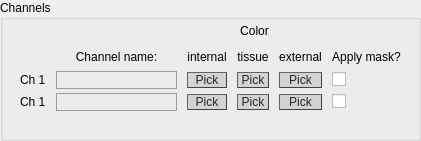
  <widget class="QGroupBox" name="set_channels2">
   <property name="geometry">
    <rect>
     <x>720</x>
     <y>310</y>
     <width>421</width>
     <height>141</height>
    </rect>
   </property>
   <property name="styleSheet">
    <string notr="true">QGroupBox#set_channels{font: 25 italic 10pt &quot;Calibri Light&quot;;}

</string>
   </property>
   <property name="title">
    <string>Channels</string>
   </property>
   <widget class="QWidget" name="gridLayoutWidget_2">
    <property name="geometry">
     <rect>
      <x>10</x>
      <y>20</y>
      <width>401</width>
      <height>91</height>
     </rect>
    </property>
    <layout class="QGridLayout" name="gridLayout_2">
     <property name="sizeConstraint">
      <enum>QLayout::SetNoConstraint</enum>
     </property>
     <property name="leftMargin">
      <number>10</number>
     </property>
     <property name="rightMargin">
      <number>10</number>
     </property>
     <property name="horizontalSpacing">
      <number>10</number>
     </property>
     <property name="verticalSpacing">
      <number>4</number>
     </property>
     <item row="1" column="4">
      <widget class="QLabel" name="label_16">
       <property name="styleSheet">
        <string notr="true">font: 25 10pt &quot;Calibri Light&quot;;</string>
       </property>
       <property name="text">
        <string>external</string>
       </property>
       <property name="alignment">
        <set>Qt::AlignCenter</set>
       </property>
      </widget>
     </item>
     <item row="1" column="5">
      <widget class="QLabel" name="label_14">
       <property name="styleSheet">
        <string notr="true">font: 25 10pt &quot;Calibri Light&quot;;</string>
       </property>
       <property name="text">
        <string>Apply mask?</string>
       </property>
       <property name="alignment">
        <set>Qt::AlignCenter</set>
       </property>
       <property name="wordWrap">
        <bool>true</bool>
       </property>
      </widget>
     </item>
     <item row="2" column="3">
      <widget class="QPushButton" name="pushButton_18">
       <property name="styleSheet">
        <string notr="true">QPushButton{border-radius:10px;
border-width: 1px;
border-style: outset;
border-color: rgb(66, 66, 66);
background-color: rgb(211, 211, 211);
color: rgb(39, 39, 39);
font: 10pt &quot;Calibri Light&quot;;}

QPushButton:hover{
background-color: #eb6fbd;
border-color: #672146
}</string>
       </property>
       <property name="text">
        <string>Pick</string>
       </property>
      </widget>
     </item>
     <item row="3" column="3">
      <widget class="QPushButton" name="pushButton_14">
       <property name="styleSheet">
        <string notr="true">QPushButton{border-radius:10px;
border-width: 1px;
border-style: outset;
border-color: rgb(66, 66, 66);
background-color: rgb(211, 211, 211);
color: rgb(39, 39, 39);
font: 10pt &quot;Calibri Light&quot;;}

QPushButton:hover{
background-color: #eb6fbd;
border-color: #672146
}</string>
       </property>
       <property name="text">
        <string>Pick</string>
       </property>
      </widget>
     </item>
     <item row="2" column="5">
      <widget class="QCheckBox" name="checkBox_9">
       <property name="layoutDirection">
        <enum>Qt::LeftToRight</enum>
       </property>
       <property name="styleSheet">
        <string notr="true">font: 25 10pt &quot;Calibri Light&quot;;</string>
       </property>
       <property name="text">
        <string/>
       </property>
      </widget>
     </item>
     <item row="1" column="0">
      <widget class="QLabel" name="label_12">
       <property name="styleSheet">
        <string notr="true">font: 25 11pt &quot;Calibri&quot;;</string>
       </property>
       <property name="text">
        <string/>
       </property>
      </widget>
     </item>
     <item row="3" column="5">
      <widget class="QCheckBox" name="checkBox_8">
       <property name="layoutDirection">
        <enum>Qt::LeftToRight</enum>
       </property>
       <property name="styleSheet">
        <string notr="true">font: 25 10pt &quot;Calibri Light&quot;;</string>
       </property>
       <property name="text">
        <string/>
       </property>
      </widget>
     </item>
     <item row="2" column="1">
      <widget class="QLineEdit" name="lineEdit_6">
       <property name="styleSheet">
        <string notr="true">QLineEdit {background-color: rgba(0,0,0,0);
border: 1px solid rgb(156, 156, 156);
font: 25 10pt &quot;Calibri Light&quot;;
font-family: &quot;Calibri Light&quot;;
}
QLineEdit:focus { border: 1px solid #eb6fbd;}
					</string>
       </property>
      </widget>
     </item>
     <item row="1" column="3">
      <widget class="QLabel" name="label_19">
       <property name="styleSheet">
        <string notr="true">font: 25 10pt &quot;Calibri Light&quot;;</string>
       </property>
       <property name="text">
        <string>tissue</string>
       </property>
       <property name="alignment">
        <set>Qt::AlignCenter</set>
       </property>
      </widget>
     </item>
     <item row="2" column="0">
      <widget class="QLabel" name="label_20">
       <property name="styleSheet">
        <string notr="true">font: 25 10pt &quot;Calibri Light&quot;;</string>
       </property>
       <property name="text">
        <string>Ch 1</string>
       </property>
      </widget>
     </item>
     <item row="3" column="2">
      <widget class="QPushButton" name="pushButton_16">
       <property name="styleSheet">
        <string notr="true">QPushButton{border-radius:10px;
border-width: 1px;
border-style: outset;
border-color: rgb(66, 66, 66);
background-color: rgb(211, 211, 211);
color: rgb(39, 39, 39);
font: 10pt &quot;Calibri Light&quot;;}

QPushButton:hover{
background-color: #eb6fbd;
border-color: #672146
}</string>
       </property>
       <property name="text">
        <string>Pick</string>
       </property>
      </widget>
     </item>
     <item row="3" column="0">
      <widget class="QLabel" name="label_18">
       <property name="styleSheet">
        <string notr="true">font: 25 10pt &quot;Calibri Light&quot;;</string>
       </property>
       <property name="text">
        <string>Ch 1</string>
       </property>
      </widget>
     </item>
     <item row="2" column="4">
      <widget class="QPushButton" name="pushButton_17">
       <property name="styleSheet">
        <string notr="true">QPushButton{border-radius:10px;
border-width: 1px;
border-style: outset;
border-color: rgb(66, 66, 66);
background-color: rgb(211, 211, 211);
color: rgb(39, 39, 39);
font: 10pt &quot;Calibri Light&quot;;}

QPushButton:hover{
background-color: #eb6fbd;
border-color: #672146
}</string>
       </property>
       <property name="text">
        <string>Pick</string>
       </property>
      </widget>
     </item>
     <item row="3" column="1">
      <widget class="QLineEdit" name="lineEdit_7">
       <property name="styleSheet">
        <string notr="true">QLineEdit {background-color: rgba(0,0,0,0);
border: 1px solid rgb(156, 156, 156);
font: 25 10pt &quot;Calibri Light&quot;;
font-family: &quot;Calibri Light&quot;;
}
QLineEdit:focus { border: 1px solid #eb6fbd;}
					</string>
       </property>
      </widget>
     </item>
     <item row="0" column="2" colspan="3">
      <widget class="QLabel" name="label_15">
       <property name="styleSheet">
        <string notr="true">font: 25 10pt &quot;Calibri Light&quot;;</string>
       </property>
       <property name="text">
        <string>Color</string>
       </property>
       <property name="alignment">
        <set>Qt::AlignCenter</set>
       </property>
      </widget>
     </item>
     <item row="2" column="2">
      <widget class="QPushButton" name="pushButton_19">
       <property name="styleSheet">
        <string notr="true">QPushButton{border-radius:10px;
border-width: 1px;
border-style: outset;
border-color: rgb(66, 66, 66);
background-color: rgb(211, 211, 211);
color: rgb(39, 39, 39);
font: 10pt &quot;Calibri Light&quot;;}

QPushButton:hover{
background-color: #eb6fbd;
border-color: #672146
}</string>
       </property>
       <property name="text">
        <string>Pick</string>
       </property>
      </widget>
     </item>
     <item row="1" column="2">
      <widget class="QLabel" name="label_17">
       <property name="styleSheet">
        <string notr="true">font: 25 10pt &quot;Calibri Light&quot;;</string>
       </property>
       <property name="text">
        <string>internal</string>
       </property>
       <property name="alignment">
        <set>Qt::AlignCenter</set>
       </property>
      </widget>
     </item>
     <item row="3" column="4">
      <widget class="QPushButton" name="pushButton_15">
       <property name="styleSheet">
        <string notr="true">QPushButton{border-radius:10px;
border-width: 1px;
border-style: outset;
border-color: rgb(66, 66, 66);
background-color: rgb(211, 211, 211);
color: rgb(39, 39, 39);
font: 10pt &quot;Calibri Light&quot;;}

QPushButton:hover{
background-color: #eb6fbd;
border-color: #672146
}</string>
       </property>
       <property name="text">
        <string>Pick</string>
       </property>
      </widget>
     </item>
     <item row="1" column="1">
      <widget class="QLabel" name="label_13">
       <property name="styleSheet">
        <string notr="true">font: 25 10pt &quot;Calibri Light&quot;;</string>
       </property>
       <property name="text">
        <string>Channel name:</string>
       </property>
       <property name="alignment">
        <set>Qt::AlignCenter</set>
       </property>
      </widget>
     </item>
    </layout>
   </widget>
  </widget>
